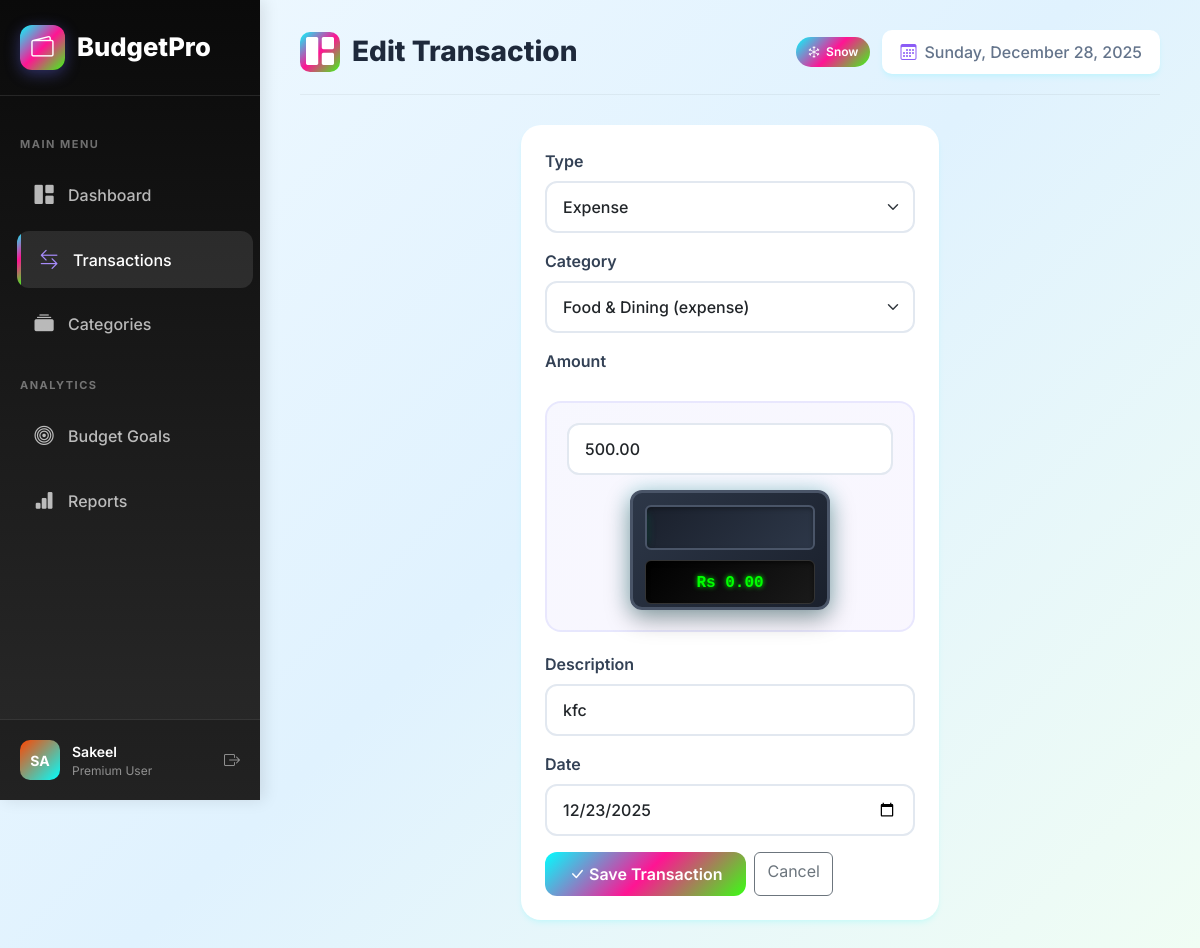
Screenshot of /transactions/3/edit/ (signed in) with the database file from the repository.
### budget_planner/models.py (models this page shows, shortened)
class Transaction(models.Model):
    TRANSACTION_TYPES = [
        ('income', 'Income'),
        ('expense', 'Expense'),
    ]
    user = models.ForeignKey(User, on_delete=models.CASCADE)
    category = models.ForeignKey(Category, on_delete=models.SET_NULL, null=True)
    type = models.CharField(max_length=10, choices=TRANSACTION_TYPES)
    amount = models.DecimalField(max_digits=12, decimal_places=2)
    description = models.CharField(max_length=255)
    date = models.DateField(default=timezone.now)
    created_at = models.DateTimeField(auto_now_add=True)
    class Meta:
        ordering = ['-date', '-created_at']

### budget_planner/views.py (the view)
# urls.py: path('transactions/<int:pk>/edit/', views.edit_transaction, name='edit_transaction'),
@login_required
def edit_transaction(request, pk):
    transaction = get_object_or_404(Transaction, pk=pk, user=request.user)
    if request.method == 'POST':
        form = TransactionForm(request.user, request.POST, instance=transaction)
        if form.is_valid():
            form.save()
            messages.success(request, 'Transaction updated successfully!')
            return redirect('transactions')
    else:
        form = TransactionForm(request.user, instance=transaction)
    return render(request, 'transaction_form.html', {'form': form, 'title': 'Edit Transaction'})

### budget_planner/forms.py
class TransactionForm(forms.ModelForm):
    class Meta:
        model = Transaction
        fields = ['type', 'category', 'amount', 'description', 'date']
        widgets = {
            'type': forms.Select(attrs={'class': 'form-select', 'id': 'transaction-type'}),
            'category': forms.Select(attrs={'class': 'form-select'}),
            'amount': forms.NumberInput(attrs={'class': 'form-control', 'step': '0.01', 'min': '0'}),
            'description': forms.TextInput(attrs={'class': 'form-control'}),
            'date': forms.DateInput(attrs={'class': 'form-control', 'type': 'date'}),
        }
    def __init__(self, user, *args, **kwargs):
        super().__init__(*args, **kwargs)
        self.fields['category'].queryset = Category.objects.filter(user=user)

### budget_planner/models.py (called while the page is built)
    def __str__(self):
        return f"{self.name} ({self.type})"

### templates/transaction_form.html (shortened to what this page needs)
{% extends 'base.html' %}
{% block page_title %}{{ title }}{% endblock %}
{% block content %}
<div class="row justify-content-center">
    <div class="col-lg-6">
        <div class="card">
            <div class="card-body p-4">
                <form method="post">
                    {% for field in form %}
                    <div class="mb-3">
                        <label for="{{ field.id_for_label }}" class="form-label">{{ field.label }}</label>
                        {% if field.name == 'amount' %}
                        <div class="amount-input-container">
                            {{ field }}
                            <div class="cash-register">
                                <div class="register-body">
                                    <div class="slot">
                                        <div class="bill" id="bill-animation"></div>
                                    </div>
                                    <div class="counter-display">
                                        <span class="counter-amount">Rs 0.00</span>
                                    </div>
                                </div>
                            </div>
                        </div>
                        {% else %}
                        {{ field }}
                        {% endif %}
                    </div>
                    {% endfor %}
                    <div class="d-flex gap-2">
                        <button type="submit" class="btn btn-primary">
                            <i class="bi bi-check-lg"></i> Save Transaction
                        </button>
                        <a href="{% url 'transactions' %}" class="btn btn-outline-secondary">Cancel</a>
                    </div>
                </form>
            </div>
        </div>
    </div>
</div>
{% endblock %}

### templates/base.html (shortened to what this page needs)
<!DOCTYPE html>
<html lang="en">
<head>
    <link href="https://cdn.jsdelivr.net/npm/bootstrap@5.3.2/dist/css/bootstrap.min.css" rel="stylesheet">
    <link href="https://cdn.jsdelivr.net/npm/bootstrap-icons@1.11.1/font/bootstrap-icons.css" rel="stylesheet">
</head>
<body>
    {% if user.is_authenticated %}
    <div class="d-flex">
        <nav class="sidebar" style="width: 260px;">
            <div class="sidebar-brand">
                <a href="{% url 'dashboard' %}" class="brand-logo">
                    <span class="brand-icon"><i class="bi bi-wallet2"></i></span>
                    BudgetPro
                </a>
            </div>
            <div class="nav-section-title">Main Menu</div>
            <ul class="nav flex-column">
                <li class="nav-item">
                    <a class="nav-link {% if request.resolver_match.url_name == 'dashboard' %}active{% endif %}" href="{% url 'dashboard' %}">
                        <i class="bi bi-grid-1x2-fill"></i> Dashboard
                    </a>
                </li>
                <li class="nav-item">
                    <a class="nav-link {% if 'transaction' in request.resolver_match.url_name %}active{% endif %}" href="{% url 'transactions' %}">
                        <i class="bi bi-arrow-left-right"></i> Transactions
                    </a>
                </li>
                <li class="nav-item">
                    <a class="nav-link {% if 'categor' in request.resolver_match.url_name %}active{% endif %}" href="{% url 'categories' %}">
                        <i class="bi bi-collection-fill"></i> Categories
                    </a>
                </li>
            </ul>
            <div class="nav-section-title">Analytics</div>
            <ul class="nav flex-column">
                <li class="nav-item">
                    <a class="nav-link {% if 'budget' in request.resolver_match.url_name %}active{% endif %}" href="{% url 'budget_goals' %}">
                        <i class="bi bi-bullseye"></i> Budget Goals
                    </a>
                </li>
                <li class="nav-item">
                    <a class="nav-link {% if request.resolver_match.url_name == 'reports' %}active{% endif %}" href="{% url 'reports' %}">
                        <i class="bi bi-bar-chart-fill"></i> Reports
                    </a>
                </li>
            </ul>
            <div class="sidebar-footer">
                <div class="user-profile">
                    <div class="user-avatar">
                        {{ user.username|slice:":2"|upper }}
                    </div>
                    <div class="user-info">
                        <div class="user-name">{{ user.username }}</div>
                        <div class="user-role">Premium User</div>
                    </div>
                    <a href="{% url 'logout' %}" class="text-white-50" title="Logout">
                        <i class="bi bi-box-arrow-right"></i>
                    </a>
                </div>
            </div>
        </nav>
        <main class="main-content flex-grow-1">
            <div class="page-header">
                <h1 class="page-title">
                    <span class="page-title-icon">
                        <i class="bi bi-{% block page_icon %}grid-1x2-fill{% endblock %}"></i>
                    </span>
                    {% block page_title %}Dashboard{% endblock %}
                </h1>
                <div class="header-actions">
                    <button id="snow-toggle" class="snow-toggle">
                        <i class="bi bi-snow"></i>
                        <span>Snow</span>
                    </button>
                    <div class="date-display">
                        <i class="bi bi-calendar3"></i>
                        <span id="current-date"></span>
                    </div>
                </div>
            </div>
            {% block content %}{% endblock %}
        </main>
    </div>
    {% else %}
    {% block auth_content %}{% endblock %}
    {% endif %}
</body>
</html>

### rows the page displays
Transaction: form "Expense" "Food & Dining (expense)" "kfc" "12/23/2025", form "500.00"

### other values shown
{{ user.username|slice:":2"|upper }} "SA"
{{ user.username }} "Sakeel"
{{ title }} "Edit Transaction"
{{ field.label }} "Type" "Category" "Amount" "Description" "Date"
